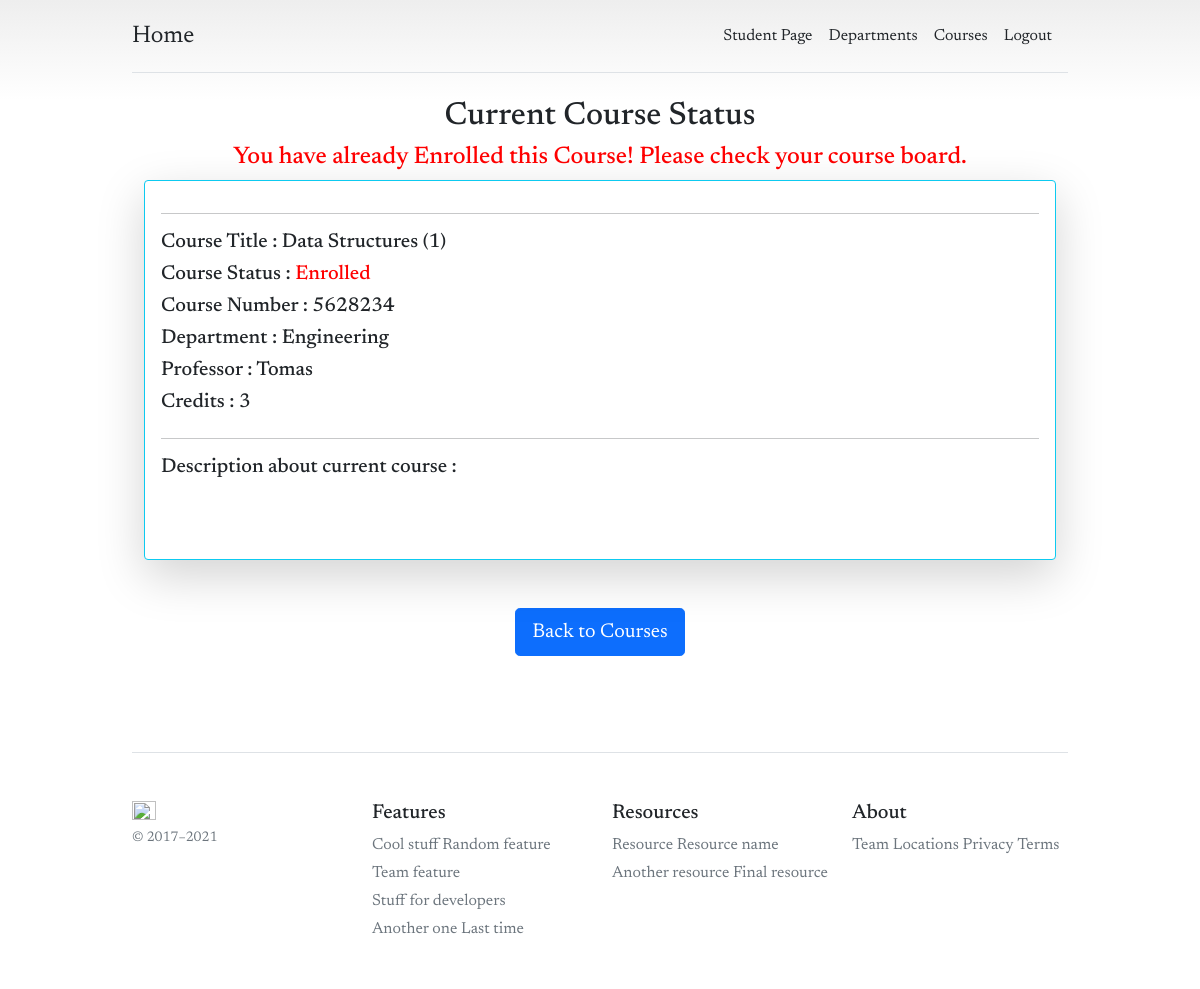
Page /classes/getCourseModelError/7 (signed in) on the committed database.
### courses/models.py (models this page shows, shortened)
class CourseModel(models.Model):
    course_name     = models.CharField(max_length=255, unique=True)
    course_num      = models.CharField(max_length=15, unique=True)
    professor       = models.ForeignKey(Account, on_delete=models.CASCADE)
    department      = models.ForeignKey(Department, on_delete=models.CASCADE)
    description     = models.TextField(max_length=1000, blank=True)
    credit          = models.IntegerField()
    place           = models.IntegerField()
    enrolled        = models.BooleanField(default=False)
    created_at      = models.DateTimeField(auto_now_add=True)

### departments/models.py (models this page shows, shortened)
class Department(models.Model):
    department_name     = models.CharField(max_length=255, unique=True)
    slug                = models.SlugField(max_length=100, unique=True)
    def __str__(self):
        return self.department_name

### accounts/models.py (models this page shows, shortened)
class Account(AbstractBaseUser):
    account_id      = models.PositiveIntegerField(primary_key=True, validators=[MaxValueValidator(9999999999)])
    first_name      = models.CharField(max_length=50)
    last_name       = models.CharField(max_length=50)
    username        = models.CharField(max_length=50, unique=True)
    email           = models.EmailField(max_length=100, unique=True)
    phone_number    = models.CharField(max_length=50)
    date_joined     = models.DateTimeField(auto_now_add=True)
    last_login      = models.DateTimeField(auto_now_add=True)
    is_admin        = models.BooleanField(default=False)
    is_staff        = models.BooleanField(default=False)
    is_active       = models.BooleanField(default=True)
    is_superuser    = models.BooleanField(default=False)
    is_professor    = models.BooleanField(default=False)
    USERNAME_FIELD  = 'email'
    REQUIRED_FIELDS = ['account_id', 'username', 'first_name', 'last_name']
    objects = AccountManager()

### classes/views.py (the view)
# urls.py: path('getCourseModelError/<int:pk>', views.GetCourseModelError, name='getCourseModelError'),
@login_required(login_url='accountLogin')
def GetCourseModelError(request, pk):
    if request.user.is_professor:
        return redirect('professorPage')
    course = get_object_or_404(CourseModel, pk=pk)
    context = {
        'course' : course
    }
    return render(request, 'classes/test/getCourseError.html', context)

### templates/classes/test/getCourseError.html (shortened to what this page needs)
{% extends "base/base.html" %}
{% block content %}
<div class="container">
    <div class="row">
        <h2 style="text-align: center;" >Current Course Status</h2>
        <h4 style="text-align: center; color: red;">You have already Enrolled this Course! Please check your course board.</h4>
        <div class="col-md-12">
            <div class="card shadow-lg card-body h-100 border-info" >
                <hr>
                <h5>Course Title : {{course.course_name}}</h5>
                <h5>Course Status : <span style="color: red;" >Enrolled</span> </h5>
                <h5>Course Number : {{course.course_num}}</h5>
                <h5>Department : {{course.department}}</h5>
                <h5>Professor : {{course.professor.first_name}} {{course.couese.professor.last_name}}</h5>
                <h5>Credits : {{course.credit}}</h5>
                <hr>
                <h5>
                    Description about current course :
                </h5>
                <br>
            </div>
        </div>
    </div>
    <br>
        <br>
        <div class="header" style="text-align: center;">
            <a href="{% url 'getCourseModel' %}" class="btn btn-primary btn-lg">Back to Courses</a>
        </div>
        <br>
        <br>
    </div>
{% endblock %}

### templates/base/base.html (style rules this page uses)
body { background-color:rgb((255, 255, 255), 255, 255)!important; font-family: 'Newsreader'; }
body { background-image: linear-gradient(180deg, #eee, #fff 100px, #fff); }
.container { max-width: 960px; }

### rows in the picture
CourseModel: course_name "Data Structures (1)", course_num "5628234", department "Engineering", professor.first_name "Tomas", credit "3"
